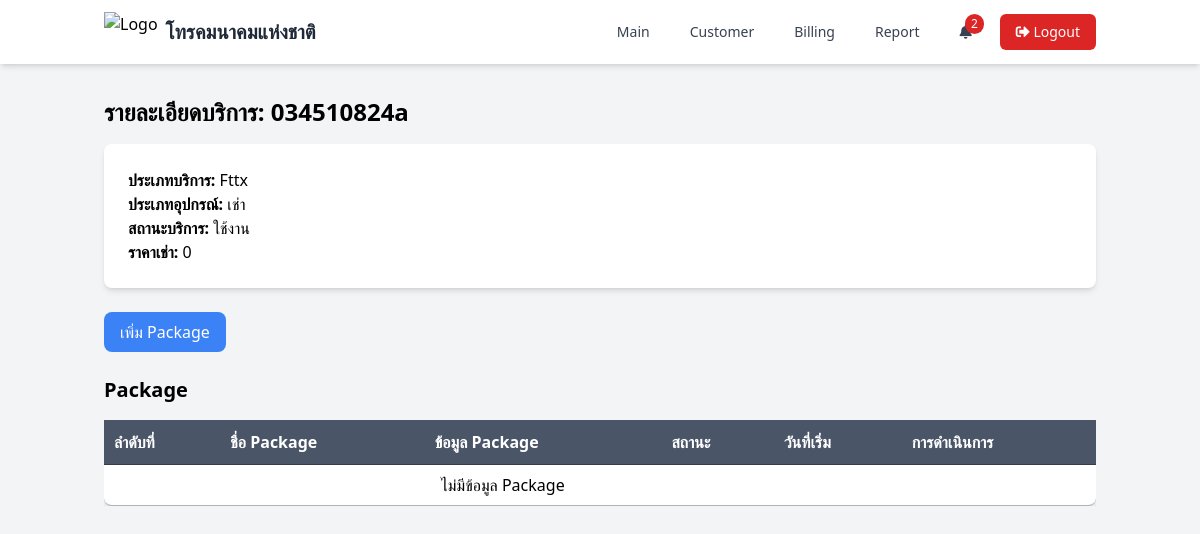
The page /page/service_detail.php?id_service=31 (signed in) on the database its author committed.
### tables this page shows
CREATE TABLE `service_customer` (
  `id_service` int(11) NOT NULL,
  `code_service` varchar(20) DEFAULT NULL,
  `type_service` enum('Fttx','Fttx+ICT solution','Fttx 2+ICT solution','SI service','วงจเช่า','IP phone','Smart City','WiFi','อื่นๆ') DEFAULT NULL,
  `type_gadget` enum('เช่า','ขาย','เช่าและขาย') DEFAULT NULL,
  `status_service` enum('ใช้งาน','ยกเลิก') DEFAULT NULL,
  `id_bill` int(11) DEFAULT NULL,
  `create_at` date DEFAULT NULL,
  `update_at` date DEFAULT NULL
);

### page/service_detail.php (the view, shortened to what this page needs)
<?php
require_once '../function/functions.php';
$id_service = isset($_GET['id_service']) ? intval($_GET['id_service']) : 0;
if ($id_service > 0) {
    $sql = "SELECT sc.id_service,sc.code_service,sc.type_service,sc.type_gadget,sc.status_service,
        COALESCE(SUM(o.mainpackage_price + o.ict_price), 0) AS total_price
    FROM service_customer sc
    LEFT JOIN package_list pl ON sc.id_service = pl.id_service AND pl.status_package = 'ใช้งาน'
    LEFT JOIN product_list pr ON pl.id_package = pr.id_package AND pr.status_product = 'ใช้งาน'
    LEFT JOIN overide o ON pr.id_product = o.id_product
    WHERE sc.id_service = ?
    GROUP BY  sc.id_service;";
    $stmt = $conn->prepare($sql);
    $stmt->bind_param("i", $id_service);
    $stmt->execute();
    $result = $stmt->get_result();
    $service = $result->fetch_assoc();
    $packages = getPackagesByServiceId($id_service);
} else {
    header('Location: service_bill.php');
    exit;
}
?>
<!DOCTYPE html>
<html lang="en">
<head>
    <script src="https://cdn.tailwindcss.com"></script>
    <link rel="stylesheet" type="text/css" href="https://cdn.datatables.net/1.11.5/css/jquery.dataTables.css">
    <link rel="stylesheet" href="https://cdnjs.cloudflare.com/ajax/libs/font-awesome/5.15.4/css/all.min.css">
</head>
<body class="bg-gray-100">
    <?php include './components/navbar.php'; ?>
    <div class="container mx-auto px-4 py-8">
        <h1 class="text-2xl font-bold mb-4">รายละเอียดบริการ: <?php echo htmlspecialchars($service['code_service']); ?></h1>
        <div class="bg-white p-6 rounded-lg shadow-md mb-6">
            <p><strong>ประเภทบริการ:</strong> <?php echo htmlspecialchars($service['type_service']); ?></p>
            <p><strong>ประเภทอุปกรณ์:</strong> <?php echo htmlspecialchars($service['type_gadget']); ?></p>
            <p><strong>สถานะบริการ:</strong> <?php echo htmlspecialchars($service['status_service']); ?></p>
            <p><strong>ราคาเช่า:</strong> <?php echo htmlspecialchars($service['total_price'] ?? '0'); ?></p>
        </div>
        <div class="mt-6">
            <button type="button" onclick="openModal()" class="bg-blue-500 text-white px-4 py-2 rounded-lg hover:bg-blue-600">
                เพิ่ม Package
            </button>
        </div>
        <div class="mt-6">
            <h2 class="text-xl font-bold mb-4">Package</h2>
            <div class="overflow-x-auto">
                <table id="packageTable" class="common-table min-w-full bg-white rounded-lg shadow-md">
                    <thead>
                        <tr class="bg-gray-200">
                            <th class="px-4 py-2">ลำดับที่</th>
                            <th class="px-4 py-2">ชื่อ Package</th>
                            <th class="px-4 py-2">ข้อมูล Package</th>
                            <th class="px-4 py-2">สถานะ</th>
                            <th class="px-4 py-2">วันที่เริ่ม</th>
                            <th class="px-4 py-2">การดำเนินการ</th>
                        </tr>
                    </thead>
                    <tbody>
                        <?php if (!empty($packages)) : ?>
                            <?php foreach ($packages as $package) : ?>
                                <tr class="border-b">
                                    <td class="px-4 py-2 text-center"></td>
                                    <td class="px-4 py-2 text-center"><?php echo htmlspecialchars($package['name_package']); ?></td>
                                    <td class="px-4 py-2 text-center"><?php echo htmlspecialchars($package['info_package']); ?></td>
                                    <td class="px-4 py-2 text-center"><?php echo htmlspecialchars($package['status_package']); ?></td>
                                    <td class="px-4 py-2 text-center"><?php echo htmlspecialchars($package['create_at']); ?></td>
                                    <td class="px-4 py-2 text-center">
                                        <button onclick="viewProducts(<?php echo $package['id_package']; ?>)" class="bg-green-500 text-white px-2 py-1 rounded-lg hover:bg-green-600">View Products</button>
                                        <button onclick="editPackage(<?php echo $package['id_package']; ?>)" class="bg-blue-500 text-white px-2 py-1 rounded-lg hover:bg-blue-600">Edit</button>
                                        <button onclick="deletePackage(<?php echo $package['id_package']; ?>)" class="bg-red-500 text-white px-2 py-1 rounded-lg hover:bg-red-600">Delete</button>
                                    </td>
                                </tr>
                            <?php endforeach; ?>
                        <?php else : ?>
                            <tr>
                                <td colspan="5" class="px-4 py-2 text-center">ไม่มีข้อมูล Package</td>
                            </tr>
                        <?php endif; ?>
                    </tbody>
                </table>
            </div>
        </div>
    </div>
</body>
</html>

### page/service_detail.php (style rules this page uses)
.common-table thead th { background-color: #4a5568; color: white; }
.common-table tbody tr { background-color: rgb(255, 255, 255); }

### rows shown on the page
service_customer: code_service "034510824a", type_service "Fttx", type_gadget "เช่า", status_service "ใช้งาน"

### other values the page prints
$near_expiry_count "2"
$service['total_price'] "0"
